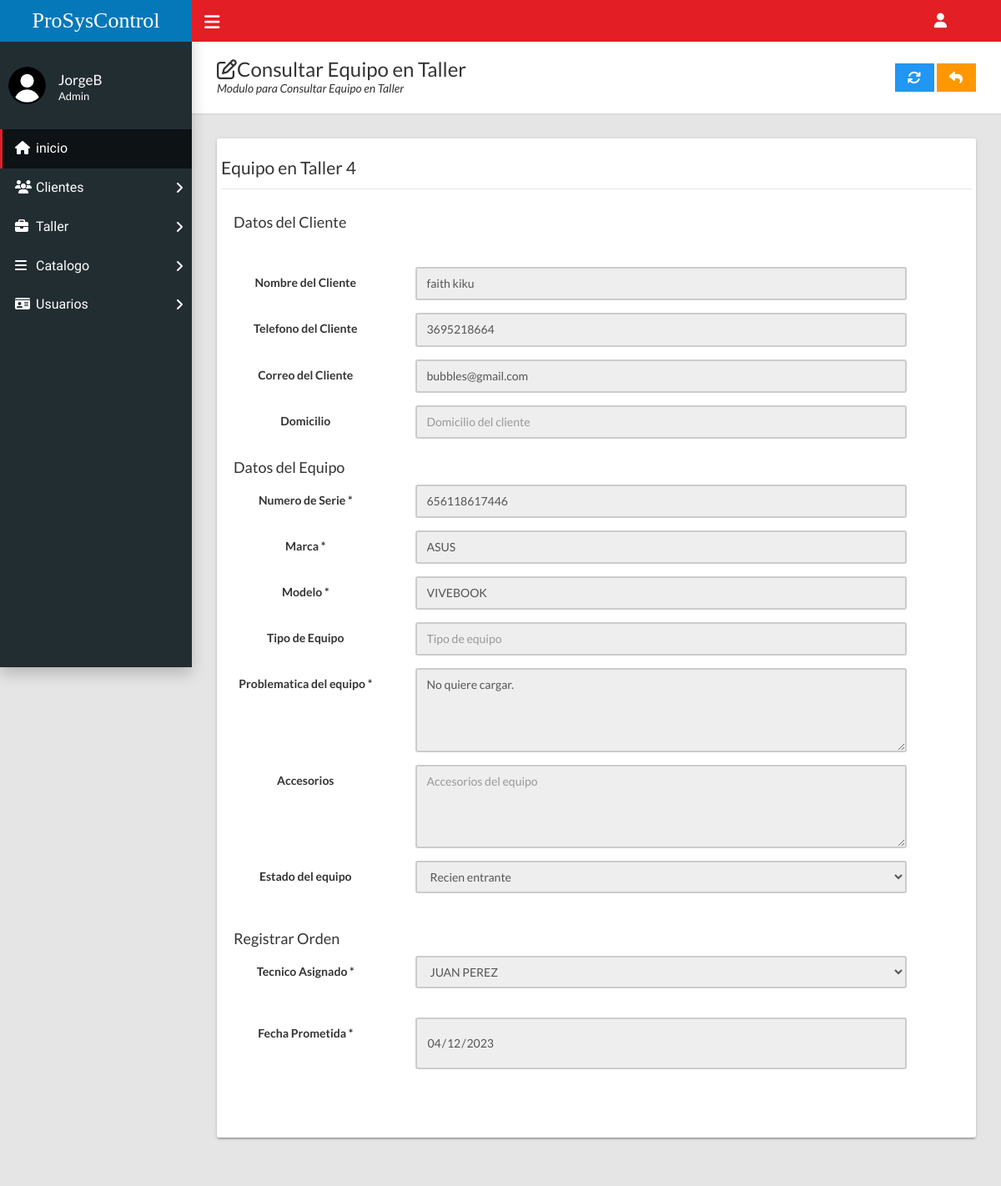
Page /home.php?c=taller&a=FormConsultar&id=20 (signed in) on the committed database.
### tables this page shows
CREATE TABLE `ordenreparacion` (
  `id` int(11) NOT NULL,
  `idCliente` int(11) NOT NULL,
  `ns` varchar(25) NOT NULL,
  `marca` varchar(20) NOT NULL,
  `modelo` varchar(30) NOT NULL,
  `tipoEquipo` varchar(50) NOT NULL,
  `observaciones` varchar(400) NOT NULL,
  `accesorios` varchar(400) NOT NULL,
  `fechaEntrada` date NOT NULL,
  `horaEntrada` time NOT NULL,
  `fechaPrometida` date NOT NULL,
  `tecnicoAsignado` int(11) NOT NULL,
  `estadoEquipo` varchar(2) NOT NULL,
  `cobrado` varchar(50) DEFAULT NULL
);

CREATE TABLE `clientes` (
  `idClientes` int(11) NOT NULL,
  `rfc` varchar(20) NOT NULL,
  `nombreCliente` varchar(50) NOT NULL,
  `apellidosC` varchar(50) NOT NULL,
  `nombreEmpresa` varchar(70) NOT NULL,
  `telefono` varchar(10) NOT NULL,
  `email` varchar(70) NOT NULL,
  `domicilio` varchar(150) NOT NULL
);

CREATE TABLE `usuario` (
  `id` int(11) NOT NULL,
  `rfc` varchar(20) NOT NULL,
  `nombre` varchar(50) NOT NULL,
  `apellido` varchar(50) NOT NULL,
  `telefono` varchar(20) NOT NULL,
  `email` varchar(70) NOT NULL,
  `user` varchar(35) NOT NULL,
  `contrasenia` varchar(70) NOT NULL,
  `privilegio` varchar(1) NOT NULL
);

### controladores/taller.controlador.php (called while the page is built, shortened)
<?php
require_once "modelos/taller.php";
class TallerControlador{
    private $modelo;
    public function __CONSTRUCT(){
        $this->modelo = new Taller;
    }
    public function FormConsultar(){
        $titulo="Consultar";
        if(isset($_GET['id'])){
            $tallerSQL=$this->modelo->Obtener($_GET['id']);
        }
        require_once "vistas/encabezado.php";
        require_once "vistas/taller/consultar_Taller.php";
        require_once "vistas/pie.php";
    }
}

### modelos/database.php (called while the page is built, shortened)
<?php
class Database{
    public static function Conectar(){
        try{
            $conexion = new PDO("mysql:host=".self::servidor.";dbname=".self::nombrebd.";charset=utf8", self::usuariobd,
            self::clave);
            $conexion -> setAttribute(PDO::ATTR_ERRMODE, PDO::ERRMODE_EXCEPTION);
            return $conexion;
        }catch(PDOException $e){
            return "Fallo " .$e->getMessage();
        }
    }
}

### modelos/taller.php (called while the page is built, shortened)
<?php
class Taller
{
    private $pdo;
    private $id;
    private $idCliente;
    private $ns;
    private $marca;
    private $modelo;
    private $tipoEquipo;
    private $observaciones;
    private $fechaPrometida;
    private $tecnicoAsignado;
    private $estadoEquipo;
    public function __CONSTRUCT()
    {
        $this->pdo = Database::Conectar();
    }
    public function getId(): ?int
    {
        return $this->id;
    }
    public function setId(int $id)
    {
        $this->id = $id;
    }
    public function getIdCliente(): ?int
    {
        return $this->idCliente;
    }
    public function setIdCliente(int $idCliente)
    {
        $this->idCliente = $idCliente;
    }
    public function getNs(): ?string
    {
        return $this->ns;
    }
    public function setNs(string $ns)
    {
        $this->ns = $ns;
    }
    public function gettipoEquipo(): ?string
    {
        return $this->tipoEquipo;
    }
    public function settipoEquipo(string $tipoEquipo)
    {
        $this->tipoEquipo = $tipoEquipo;
    }
    public function getMarca(): ?string
    {
        return $this->marca;
    }
    public function setMarca(string $marca)
    {
        $this->marca = $marca;
    }
    public function getModelo(): ?string
    {
        return $this->modelo;
    }
    public function setModelo(string $modelo)
    {
        $this->modelo = $modelo;
    }
    public function getObservaciones(): ?string
    {
        return $this->observaciones;
    }
    public function setObservaciones(string $observaciones)
    {
        $this->observaciones = $observaciones;
    }
    public function getFechaPrometida(): ?string
    {
        return $this->fechaPrometida;
    }
    public function setFechaPrometida(string $fechaPrometida)
    {
        $this->fechaPrometida = $fechaPrometida;
    }
    public function gettecnicoAsignado(): ?int
    {
        return $this->tecnicoAsignado;
    }
    public function settecnicoAsignado(int $tecnicoAsignado)
    {
        $this->tecnicoAsignado = $tecnicoAsignado;
    }
    public function getestadoEquipo(): ?string
    {
        return $this->estadoEquipo;
    }
    public function setestadoEquipo(string $estadoEquipo)
    {
        $this->estadoEquipo = $estadoEquipo;
    }
    public function ListarTecnicos()
    {
        try {
            $consulta = $this->pdo->prepare("SELECT id,nombre,apellido,user FROM `usuario` WHERE privilegio = 2;");
            $consulta->execute();
            return $consulta->fetchAll(PDO::FETCH_OBJ);
        } catch (Exception $excepcion) {
            die($excepcion->getMessage());
        }
    }
    public function buscarCliente($nombre)
    {
        try {
            $consulta = $this->pdo->prepare("SELECT nombreCliente,apellidosC,telefono,email,domicilio FROM `clientes`WHERE idClientes =?;");
            $consulta->execute(array($nombre));
            return $consulta->fetchAll(PDO::FETCH_OBJ);
        } catch (Exception $excepcion) {
            die($excepcion->getMessage());
        }
    }
    public function Obtener($nombre)
    {
        try {
            $consulta = $this->pdo->prepare("SELECT * FROM ordenreparacion WHERE id=?;");
            $consulta->execute(array($nombre));
            $reTaller = $consulta->fetch(PDO::FETCH_OBJ);
            $tallerSQL = new Taller();
            $tallerSQL->setId($reTaller->id);
            $tallerSQL->setIdCliente($reTaller->idCliente);
            $tallerSQL->setNs($reTaller->ns);
            $tallerSQL->setMarca($reTaller->marca);
            $tallerSQL->setModelo($reTaller->modelo);
            $tallerSQL->settipoEquipo($reTaller->tipoEquipo);
            $tallerSQL->setObservaciones($reTaller->observaciones);
            $tallerSQL->setAccesorios($reTaller->accesorios);
            $tallerSQL->setFechaEntrada($reTaller->fechaEntrada);
            $tallerSQL->setHoraEntrada($reTaller->horaEntrada);
            $tallerSQL->setFechaPrometida($reTaller->fechaPrometida);
            $tallerSQL->settecnicoAsignado($reTaller->tecnicoAsignado);
            $tallerSQL->setestadoEquipo($reTaller->estadoEquipo);
            $tallerSQL->setCobrado($reTaller->cobrado);
            return $tallerSQL;
        } catch (Exception $excepcion) {
            die($excepcion->getMessage());
        }
    }
}

### vistas/taller/consultar_Taller.php (the view, shortened to what this page needs)
<div class="content-wrapper">
  <div class="page-title">
    <div>
      <h1><i class="fa fa-edit"></i><?=$titulo?> Equipo en Taller</h1>
      <p>Modulo para <?=$titulo?> Equipo en Taller</p>
    </div>
    <div>
        <a class="btn btn-info btn-flat" href="?c=taller&a=FormModificar&id=<?=$tallerSQL->getId()?>"><i class="fa fa-lg fa-refresh"></i></a>
        <a class="btn btn-warning btn-flat" href="?c=taller"><i class="fa fa-lg fa-reply"></i></a>
    </div>
  </div>
  <div class="row">
    <div class="col-md-12">
      <div class="card">
        <div class="row">
            <div class="well bs-component">
            <?php
              $this->modelo->Obtener($tallerSQL->getId());
              $fechaprom = $tallerSQL->getFechaPrometida();
              $tecnicoasignadoOriginal = $tallerSQL->gettecnicoAsignado();
              $idclient = $tallerSQL->getIdCliente();
              $datoscliente = $tallerSQL ->buscarCliente($idclient);
              ?>
                <form class="form-horizontal" method="POST" action="?c=taller&a=Guardar">
                <fieldset>
                <legend>Equipo en Taller <?php echo($tecnicoasignadoOriginal); ?></legend>
                    <div class="col-lg-10">
                        <h4>Datos del Cliente</h4>
                    </div>
                    <div class="form-group">
                        <div class="col-lg-10">
                      </div>
                    </div>
                    <div class="col-lg-10">
                      </div>
                    <div class="form-group">
                        <div class="col-md-8">
                        </div>
                    </div>
                    <?php foreach($datoscliente as $campo): ?>
                    <div class="form-group">
                        <label class="control-label col-md-3">Nombre del Cliente</label>
                        <div class="col-md-8">
                            <input class="form-control" type="text" placeholder="Nombre del cliente" value="<?=$campo->nombreCliente," ",$campo->apellidosC?>"
                             disabled>
                        </div>
                    </div>
                    <div class="form-group">
                        <label class="control-label col-md-3">Telefono del Cliente</label>
                        <div class="col-md-8">
                            <input class="form-control" type="text" placeholder="Telefono del cliente" value="<?=$campo->telefono?>" disabled>
                        </div>
                    </div>
                    <div class="form-group">
                        <label class="control-label col-md-3">Correo del Cliente</label>
                        <div class="col-md-8">
                            <input class="form-control" type="text" placeholder="Correo del cliente" value="<?=$campo->email?>" disabled>
                        </div>
                    </div>
                    <div class="form-group">
                        <label class="control-label col-md-3">Domicilio</label>
                        <div class="col-md-8">
                            <input class="form-control" type="text" placeholder="Domicilio del cliente" value="<?=$campo->domicilio?>" disabled>
                        </div>
                    </div>
                    <?php endforeach; ?>
                    <div class="col-lg-10">
                        <h4>Datos del Equipo</h4>
                    </div>
                    <div class="form-group">
                    <label class="control-label col-md-3" for="Ns" >Numero de Serie *</label>
                    <div class="col-md-8">
                      <input class="form-control" name="ns" id="ns" type="text" placeholder="Introduce el numero de serie del equipo" pattern="[a-zA-Z0-9áéíóúÁÉÍÓÚñÑ. ]{6,30}" required="" onchange="toggleButtonagregarTaller()" value="<?=$tallerSQL->getNs()?>" disabled>
                    </div>
                  </div>
                  <div class="form-group">
                    <label class="control-label col-md-3" for="Marca" >Marca *</label>
                    <div class="col-md-8">
                      <input class="form-control col-md-8" id="marca" name="marca" type="text" placeholder="Marca del equipo"  pattern="[a-zA-Z0-9áéíóúÁÉÍÓÚñÑ. ]{3,50}" required="" onchange="toggleButtonagregarTaller()" value="<?=$tallerSQL->getMarca()?>" disabled>
                    </div>
                  </div>
                  <div class="form-group">
                    <label class="control-label col-md-3" for="Modelo" >Modelo *</label>
                    <div class="col-md-8">
                    <input class="form-control col-md-8" id="modelo" name="modelo" type="text" placeholder="Modelo del equipo" pattern="[a-zA-Z0-9áéíóúÁÉÍÓÚñÑ. ]{3,50}" required="" onchange="toggleButtonagregarTaller()" value="<?=$tallerSQL->getModelo()?>" disabled>
                    </div>
                  </div>
                  <div class="form-group">
                    <label class="control-label col-md-3" for="TipoEquipo" >Tipo de Equipo</label>
                    <div class="col-md-8">
                      <input class="form-control col-md-8" id="tipoEquipo" name="tipoEquipo" type="text" placeholder="Tipo de equipo" value="<?=$tallerSQL->gettipoEquipo()?>" disabled>
                    </div>
                  </div>
                  <div class="form-group">
                    <label class="control-label col-md-3" for="Observaciones" >Problematica del equipo *</label>
                    <div class="col-md-8">
                      <textarea class="form-control" id="obs" name="observaciones" type="text" rows="4" placeholder="Problema del equipo" pattern="[a-zA-Z0-9áéíóúÁÉÍÓÚñÑ. ]{7,100}" required="" onchange="toggleButtonagregarTaller()" disabled><?=$tallerSQL->getObservaciones()?></textarea>
                    </div>
                  </div>
                  <div class="form-group">
                    <label class="control-label col-md-3" for="Accesorios">Accesorios</label>
                    <div class="col-md-8">
                      <textarea class="form-control" name="accesorios" rows="4" placeholder="Accesorios del equipo" disabled><?=$tallerSQL->getAccesorios()?></textarea >
                    </div>
                  </div>
                  <div class="form-group">
                    <label class="control-label col-md-3" for="EstadoEquipo">Estado del equipo</label>
                        <div class="col-md-8">
                          <select class="form-control" name="estadoEquipo" id="estadoEquipo" required="" onchange="toggleButton()" value="<?=$tallerSQL->getestadoEquipo()?>" disabled>
                            <option value="1">Recien entrante</option>
                          </select><br>
                        </div>
                    </div>
                    <div class="col-lg-10">
                        <h4>Registrar Orden</h4>
                    </div>
                    <div class="form-group">
                        <label class="control-label col-md-3" for="TecnicoAsignado" >Tecnico Asignado *</label>
                        <div class="col-md-8">
                            <select class="form-control" id="idtec" name="tecnicoAsignado" type="text" placeholder="Id del Tecnico asignado" pattern="[0-9]{1,3}"
                            value="hatapu" required="" onchange="toggleButtonagregarTaller()" disabled>mama mi let mi go
                            <optgroup label="Tecnicos">
                            <?php
                            foreach($this->modelo->ListarTecnicos() as $tallerSQL):?>
                            <option value="<?=$tallerSQL->id?>" <?php if($tecnicoasignadoOriginal==$tallerSQL->id){ ?> selected="true" <?php } ?> ><?= $tallerSQL->nombre," ",$tallerSQL->apellido?></option disabled>
                            <?php endforeach; ?>
                            </select><br>
                        </div>
                    </div>
                    <div class="form-group">
                        <label class="control-label col-md-3" for="FechaPrometida" >Fecha Prometida *</label>
                        <div class="col-md-8">
                            <input type="date"  max="2030-01-01" class="form-control" id="fecha" name="fechaPrometida" type="text" placeholder="Fecha prometida"
                            pattern="(19|20)(((([02468][048])|([13579][26]))-02-29)|(\d{2})-((02-((0[1-9])|1\d|2[0-8]))|((((0[13456789])|1[012]))-((0[1-9])|((1|2)\d)|30))|(((0[13578])|(1[02]))-31)))"
                            value="<?php echo($fechaprom); ?>" required="" onchange="toggleButtonagregarTaller()" disabled>
                        </div>
                    </div>
                    <div class="form-group">
                        <div class="col-md-8">
                        </div>
                    </div>
                    <div class="form-group">
                        <div class="col-md-8">
                        </div>
                    </div>
                    </div>
                    </div>
                  </div>
                </div>
              </div>

### rows in the picture
ordenreparacion: tecnicoAsignado "4", ns "656118617446", marca "ASUS", modelo "VIVEBOOK", observaciones "No quiere cargar.", estadoEquipo "Recien entrante", tecnicoAsignado "JUAN PEREZ", fechaPrometida "04/12/2023"
clientes: nombreCliente+apellidosC "faith kiku", telefono "3695218664", email "bubbles@gmail.com"

### other values in the picture
$usuario "JorgeB"
$_SESSION['tipoUsuario'] "Admin"
$titulo "Consultar"
